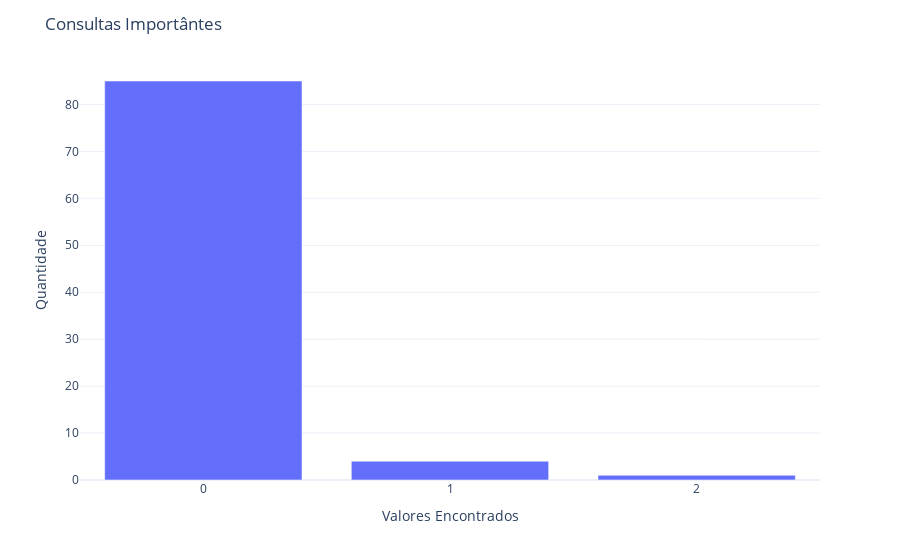

Here is the notebook cell this chart was saved with:
### Code cell
def consutlas_valores(line):
    
    try:
        aux_consultas = pd.DataFrame(line)
        count = 0

        for y in aux_consultas['EMPRESA']:
            if (y.find('RNX') >= 0) or (y.find('OPNIAO S/A') >= 0) or (y.find('FIDC') >= 0):
                count+=1

        return count
    except:
        return line

df_final['ConsultasCredito'] = df['CINCO ULTIMAS CONSULTAS'].apply(consutlas_valores)
fig = df_final['ConsultasCredito'].value_counts().plot.bar()
fig.update_layout(title = "Consultas Importântes", 
                  template = 'plotly_white', 
                  showlegend=False,
                  xaxis_title="Valores Encontrados",
                  yaxis_title="Quantidade"
                 )
fig.update_xaxes(type='category')
fig.show()

### Figure 1 — Plotly figure (JSON) as saved in the notebook; plotly's stock layout.template omitted (floating-point values rounded to 4 significant figures)
{"data": [{"alignmentgroup": "True", "hovertemplate": "variable=ConsultasCredito<br>index=%{x}<br>value=%{y}<extra></extra>", "legendgroup": "ConsultasCredito", "marker": {"color": "#636efa"}, "name": "ConsultasCredito", "offsetgroup": "ConsultasCredito", "orientation": "v", "showlegend": true, "textposition": "auto", "type": "bar", "x": [0, 1, 2], "xaxis": "x", "y": [85, 4, 1], "yaxis": "y"}], "layout": {"barmode": "relative", "legend": {"title": {"text": "variable"}, "tracegroupgap": 0}, "margin": {"t": 60}, "showlegend": false, "title": {"text": "Consultas Importântes"}, "xaxis": {"anchor": "y", "domain": [0, 1], "title": {"text": "Valores Encontrados"}, "type": "category"}, "yaxis": {"anchor": "x", "domain": [0, 1], "title": {"text": "Quantidade"}}}}
